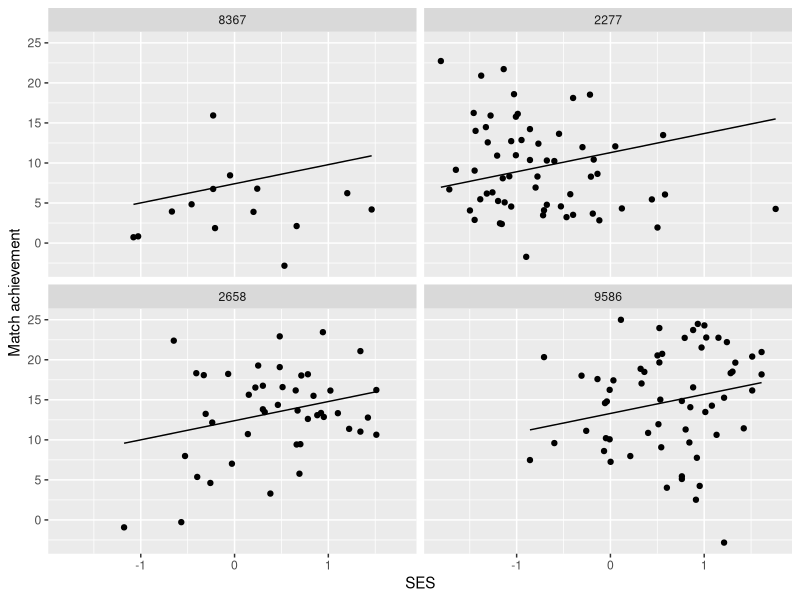
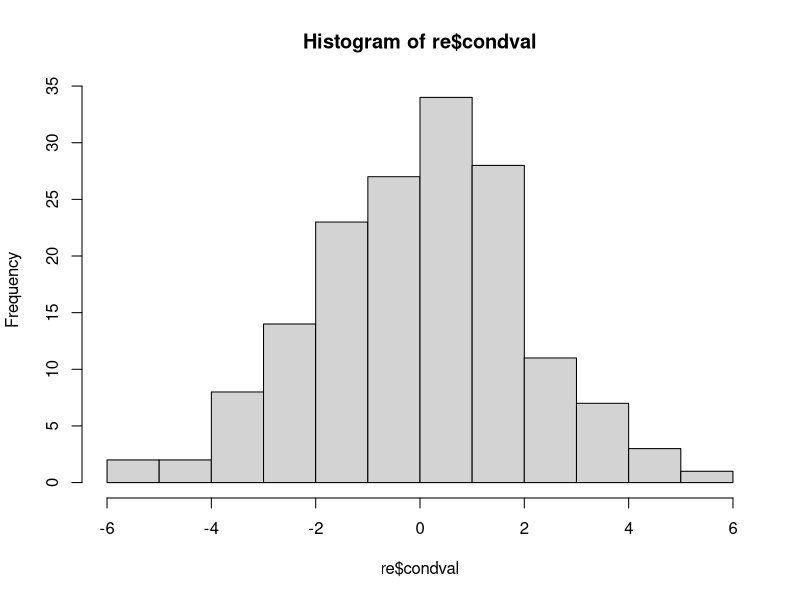
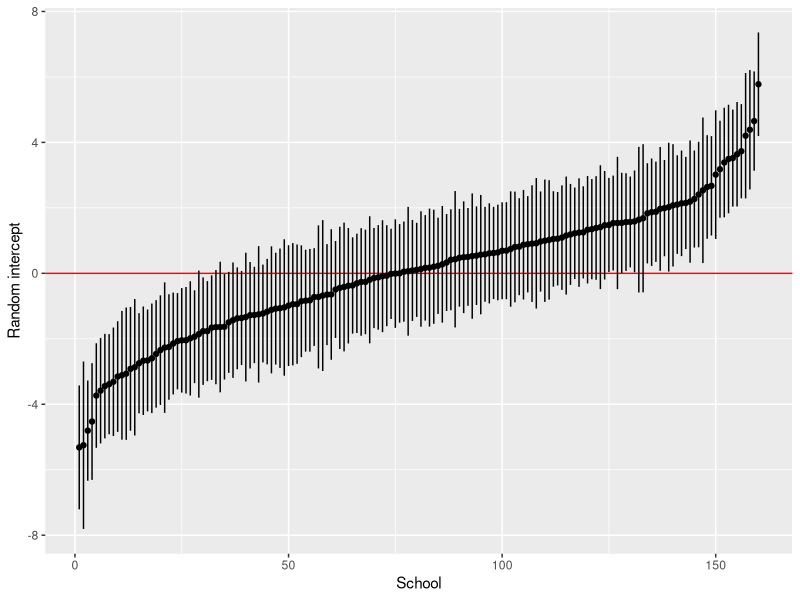
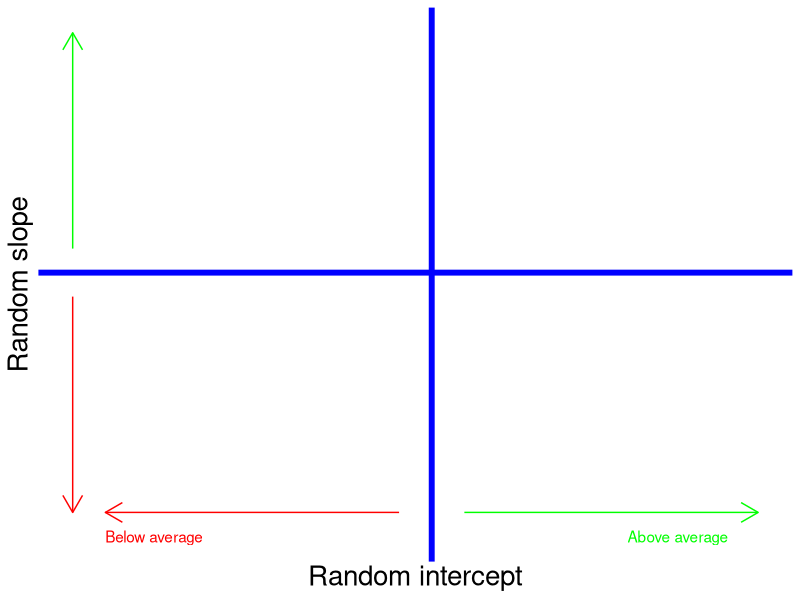

These charts were generated, in order, by the following R code:
## ---- chunk 1
#| include: false
library(dplyr)
library(ggplot2)
## ---- chunk 2
#| echo: true
#| code-line-numbers: 1-5|7-8
library(lme4)
library(nlme)

# Test scores for 7,185 kids from 160 schools
data(MathAchieve)

mod1 <- lmer(MathAch ~ 1 + (1|School), 
            data=MathAchieve)

## ---- chunk 3
#| echo: true
summary(mod1)
## ---- chunk 4
#| echo: true
mod2 <- lmer(MathAch ~ 1 + Sex + (1|School), 
            data=MathAchieve)

## ---- chunk 5
#| echo: true
summary(mod2)
## ---- chunk 6
#| echo: true
mod3 <- lmer(MathAch ~ 1 + Sex + Minority + (1|School), 
            data=MathAchieve)

## ---- chunk 7
#| echo: true
summary(mod3)
## ---- chunk 8
anova(mod2, mod3)
## ---- chunk 9
#| echo: true
#| code-line-numbers: 1-2|4|6-18
mod4 <- lmer(MathAch ~ 1 + SES + (1|School), 
            data=MathAchieve)

MathAchieve$p4 <- predict(mod4)

g <- MathAchieve %>% 
  filter(School %in% c('8367', '2658', '2277', '9586')) %>% 
    ggplot() + 
    geom_point(aes(x = SES, 
                   y = MathAch, 
                   group=School)) + 
    geom_line(aes(x = SES, 
                  y = p4, 
                  group=School)) + 
    labs(x = "SES", y = 'Match achievement') +
    theme(legend.position = 'none') + 
    facet_wrap(~School, ncol=2)  
    


## ---- chunk 10
g

## ---- chunk 11
#| echo: true
#| output-location: fragment
re <- ranef(mod4) %>% 
  as.data.frame()

head(re)
## ---- chunk 12
#| echo: true
hist(re$condval)
## ---- chunk 13

re %>% 
  arrange(condval) %>% 
      ggplot(aes(x = 1:nrow(re), y = condval)) + 
        geom_hline(aes(yintercept=0), color='red') + 
        geom_point() + 
        geom_linerange((aes(ymin = condval - 1.96*condsd, 
                            ymax = condval + 1.96*condsd))) + 
        labs(y='Random intercept', x='School') 

## ---- chunk 14
df <- data.frame(x=0,y=0)

ggplot(df, aes(x=x,y=y)) +
  geom_hline(aes(yintercept=0), color = 'blue', size=2) +
  geom_vline(aes(xintercept=0), color = 'blue', size=2) +
  scale_x_continuous("Random intercept", breaks=NULL, limits = c(-1.1, 1)) +
  scale_y_continuous("Random slope", breaks=NULL, limits = c(-1.1,1)) +
  geom_segment(aes(x = -.1, y = -1, xend = -1, yend = -1), arrow = arrow(length = unit(0.5, "cm")), color='red') +
  geom_segment(aes(x = .1, y = -1, xend = 1, yend = -1), arrow = arrow(length = unit(0.5, "cm")), color='green') +
  geom_segment(aes(x = -1.1, y = -.1, xend = -1.1, yend = -1), arrow = arrow(length = unit(0.5, "cm")), color='red') +
  geom_segment(aes(x = -1.1, y = 0.1, xend = -1.1, yend = 1), arrow = arrow(length = unit(0.5, "cm")), color='green') +
  theme_minimal() +
  annotate("text", x=-1, y=-1.1, label='Below average', color='red', hjust=0L) +
  annotate("text", x=.6, y=-1.1, label='Above average', color='green', hjust=0L) + 
  theme(axis.title = element_text(size=20))

